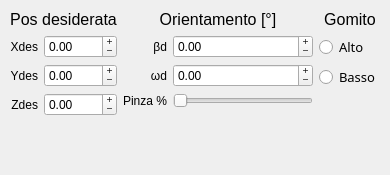
    <widget class="QWidget" name="Inverse">
     <attribute name="title">
      <string>Inv</string>
     </attribute>
     <widget class="QWidget" name="layoutWidget">
      <property name="geometry">
       <rect>
        <x>10</x>
        <y>10</y>
        <width>371</width>
           <height>156</height>
       </rect>
      </property>
      <layout class="QHBoxLayout" name="horizontalLayout">
       <item>
        <layout class="QVBoxLayout" name="Pdes">
         <property name="spacing">
          <number>6</number>
         </property>
         <item>
          <widget class="QLabel" name="valMinScr_5">
           <property name="font">
            <font>
             <pointsize>12</pointsize>
             <strikeout>false</strikeout>
             <kerning>true</kerning>
            </font>
           </property>
           <property name="text">
            <string>Pos desiderata</string>
           </property>
           <property name="alignment">
            <set>Qt::AlignCenter</set>
           </property>
          </widget>
         </item>
         <item>
          <layout class="QFormLayout" name="formLayout_6">
           <property name="fieldGrowthPolicy">
            <enum>QFormLayout::AllNonFixedFieldsGrow</enum>
           </property>
           <property name="labelAlignment">
            <set>Qt::AlignRight|Qt::AlignTrailing|Qt::AlignVCenter</set>
           </property>
           <property name="formAlignment">
            <set>Qt::AlignLeading|Qt::AlignLeft|Qt::AlignTop</set>
           </property>
           <item row="0" column="0">
            <widget class="QLabel" name="en1Label_5">
             <property name="sizePolicy">
              <sizepolicy hsizetype="Preferred" vsizetype="Preferred">
               <horstretch>0</horstretch>
               <verstretch>0</verstretch>
              </sizepolicy>
             </property>
             <property name="layoutDirection">
              <enum>Qt::LeftToRight</enum>
             </property>
             <property name="text">
              <string>Xdes</string>
             </property>
             <property name="alignment">
              <set>Qt::AlignRight|Qt::AlignTrailing|Qt::AlignVCenter</set>
             </property>
             <property name="buddy">
              <cstring>en1Home</cstring>
             </property>
            </widget>
           </item>
           <item row="0" column="1">
            <widget class="QDoubleSpinBox" name="xDes">
             <property name="buttonSymbols">
              <enum>QAbstractSpinBox::PlusMinus</enum>
             </property>
             <property name="showGroupSeparator" stdset="0">
              <bool>false</bool>
             </property>
             <property name="minimum">
              <double>-999.000000000000000</double>
             </property>
             <property name="maximum">
              <double>999.000000000000000</double>
             </property>
            </widget>
           </item>
           <item row="1" column="0">
            <widget class="QLabel" name="en2Label_5">
             <property name="sizePolicy">
              <sizepolicy hsizetype="Preferred" vsizetype="Preferred">
               <horstretch>0</horstretch>
               <verstretch>0</verstretch>
              </sizepolicy>
             </property>
             <property name="layoutDirection">
              <enum>Qt::LeftToRight</enum>
             </property>
             <property name="text">
              <string>Ydes</string>
             </property>
             <property name="alignment">
              <set>Qt::AlignRight|Qt::AlignTrailing|Qt::AlignVCenter</set>
             </property>
             <property name="buddy">
              <cstring>en2Home</cstring>
             </property>
            </widget>
           </item>
           <item row="1" column="1">
            <widget class="QDoubleSpinBox" name="yDes">
             <property name="buttonSymbols">
              <enum>QAbstractSpinBox::PlusMinus</enum>
             </property>
             <property name="showGroupSeparator" stdset="0">
              <bool>false</bool>
             </property>
             <property name="minimum">
              <double>-999.000000000000000</double>
             </property>
             <property name="maximum">
              <double>999.000000000000000</double>
             </property>
            </widget>
           </item>
           <item row="2" column="0">
            <widget class="QLabel" name="en3Label_5">
             <property name="enabled">
              <bool>true</bool>
             </property>
             <property name="sizePolicy">
              <sizepolicy hsizetype="Preferred" vsizetype="Preferred">
               <horstretch>0</horstretch>
               <verstretch>0</verstretch>
              </sizepolicy>
             </property>
             <property name="layoutDirection">
              <enum>Qt::LeftToRight</enum>
             </property>
             <property name="text">
              <string>Zdes</string>
             </property>
             <property name="alignment">
              <set>Qt::AlignRight|Qt::AlignTrailing|Qt::AlignVCenter</set>
             </property>
             <property name="buddy">
              <cstring>en3Home</cstring>
             </property>
            </widget>
           </item>
           <item row="2" column="1">
            <widget class="QDoubleSpinBox" name="zDes">
             <property name="buttonSymbols">
              <enum>QAbstractSpinBox::PlusMinus</enum>
             </property>
             <property name="showGroupSeparator" stdset="0">
              <bool>false</bool>
             </property>
             <property name="minimum">
              <double>-999.000000000000000</double>
             </property>
             <property name="maximum">
              <double>999.000000000000000</double>
             </property>
            </widget>
           </item>
           <item row="3" column="1">
            <spacer name="verticalSpacer_4">
             <property name="orientation">
              <enum>Qt::Vertical</enum>
             </property>
             <property name="sizeHint" stdset="0">
              <size>
               <width>20</width>
               <height>40</height>
              </size>
             </property>
            </spacer>
           </item>
          </layout>
         </item>
        </layout>
       </item>
       <item>
        <layout class="QVBoxLayout" name="Rdes">
         <property name="spacing">
          <number>6</number>
         </property>
         <item>
          <widget class="QLabel" name="valMinScr_6">
           <property name="font">
            <font>
             <pointsize>12</pointsize>
             <strikeout>false</strikeout>
             <kerning>true</kerning>
            </font>
           </property>
           <property name="text">
               <string>Orientamento [°]</string>
           </property>
           <property name="alignment">
            <set>Qt::AlignCenter</set>
           </property>
          </widget>
         </item>
         <item>
          <layout class="QFormLayout" name="formLayout_7">
           <property name="fieldGrowthPolicy">
            <enum>QFormLayout::AllNonFixedFieldsGrow</enum>
           </property>
           <property name="labelAlignment">
            <set>Qt::AlignRight|Qt::AlignTrailing|Qt::AlignVCenter</set>
           </property>
           <property name="formAlignment">
            <set>Qt::AlignLeading|Qt::AlignLeft|Qt::AlignTop</set>
           </property>
           <item row="0" column="0">
            <widget class="QLabel" name="en1Label_6">
             <property name="sizePolicy">
              <sizepolicy hsizetype="Preferred" vsizetype="Preferred">
               <horstretch>0</horstretch>
               <verstretch>0</verstretch>
              </sizepolicy>
             </property>
             <property name="layoutDirection">
              <enum>Qt::LeftToRight</enum>
             </property>
             <property name="text">
                 <string>βd</string>
             </property>
                <property name="alignment">
                    <set>Qt::AlignRight|Qt::AlignTrailing|Qt::AlignVCenter</set>
                </property>
                <property name="buddy">
                    <cstring>en1Home</cstring>
                </property>
            </widget>
           </item>
              <item row="0" column="1">
                  <widget class="QDoubleSpinBox" name="betaDes">
                      <property name="buttonSymbols">
                          <enum>QAbstractSpinBox::PlusMinus</enum>
                      </property>
                      <property name="showGroupSeparator" stdset="0">
                          <bool>false</bool>
                      </property>
                      <property name="minimum">
                          <double>-999.000000000000000</double>
                      </property>
                      <property name="maximum">
                          <double>999.000000000000000</double>
                      </property>
                  </widget>
              </item>
              <item row="1" column="0">
                  <widget class="QLabel" name="en2Label_6">
                      <property name="sizePolicy">
                          <sizepolicy hsizetype="Preferred" vsizetype="Preferred">
                              <horstretch>0</horstretch>
                              <verstretch>0</verstretch>
                          </sizepolicy>
                      </property>
                      <property name="layoutDirection">
                          <enum>Qt::LeftToRight</enum>
             </property>
             <property name="text">
                 <string>ωd</string>
             </property>
                      <property name="alignment">
                          <set>Qt::AlignRight|Qt::AlignTrailing|Qt::AlignVCenter</set>
                      </property>
                      <property name="buddy">
                          <cstring>en2Home</cstring>
                      </property>
                  </widget>
              </item>
              <item row="1" column="1">
                  <widget class="QDoubleSpinBox" name="omegaDes">
                      <property name="buttonSymbols">
                          <enum>QAbstractSpinBox::PlusMinus</enum>
                      </property>
                      <property name="showGroupSeparator" stdset="0">
                          <bool>false</bool>
                      </property>
                      <property name="minimum">
                          <double>-999.000000000000000</double>
                      </property>
                      <property name="maximum">
                          <double>999.000000000000000</double>
                      </property>
                  </widget>
              </item>
              <item row="3" column="1">
                  <spacer name="verticalSpacer_5">
                      <property name="orientation">
                          <enum>Qt::Vertical</enum>
                      </property>
                      <property name="sizeHint" stdset="0">
                          <size>
                              <width>20</width>
                              <height>40</height>
                          </size>
             </property>
            </spacer>
           </item>
           <item row="2" column="1">
            <widget class="QSlider" name="pinzaInv">
             <property name="maximum">
              <number>100</number>
             </property>
             <property name="orientation">
              <enum>Qt::Horizontal</enum>
             </property>
            </widget>
           </item>
           <item row="2" column="0">
            <widget class="QLabel" name="en6Label_5">
             <property name="sizePolicy">
              <sizepolicy hsizetype="Preferred" vsizetype="Preferred">
               <horstretch>0</horstretch>
               <verstretch>0</verstretch>
              </sizepolicy>
             </property>
             <property name="layoutDirection">
              <enum>Qt::LeftToRight</enum>
             </property>
             <property name="text">
              <string>Pinza %</string>
             </property>
             <property name="alignment">
              <set>Qt::AlignRight|Qt::AlignTrailing|Qt::AlignVCenter</set>
             </property>
             <property name="buddy">
              <cstring>en6Home</cstring>
             </property>
            </widget>
           </item>
          </layout>
         </item>
        </layout>
       </item>
       <item>
        <layout class="QVBoxLayout" name="verticalLayout_3">
         <property name="spacing">
          <number>6</number>
         </property>
            <item>
                <widget class="QLabel" name="label_3">
                    <property name="font">
                        <font>
                            <pointsize>12</pointsize>
                        </font>
                    </property>
                    <property name="text">
                        <string>Gomito</string>
                    </property>
                    <property name="alignment">
                        <set>Qt::AlignCenter</set>
                    </property>
                </widget>
            </item>
            <item>
                <widget class="QRadioButton" name="gH">
                    <property name="font">
                        <font>
                            <family>.SF NS Text</family>
                            <pointsize>10</pointsize>
                            <weight>50</weight>
                            <italic>false</italic>
                            <bold>false</bold>
                        </font>
                    </property>
                    <property name="toolTipDuration">
                        <number>-1</number>
                    </property>
                    <property name="styleSheet">
                        <string notr="true"/>
                    </property>
                    <property name="text">
                        <string>Alto</string>
                    </property>
                </widget>
            </item>
            <item>
                <widget class="QRadioButton" name="gL">
                    <property name="sizePolicy">
                        <sizepolicy hsizetype="Fixed" vsizetype="Fixed">
                            <horstretch>0</horstretch>
                            <verstretch>0</verstretch>
                        </sizepolicy>
                    </property>
                    <property name="font">
                        <font>
                            <family>.SF NS Text</family>
                            <pointsize>10</pointsize>
                            <weight>50</weight>
                            <italic>false</italic>
                            <bold>false</bold>
                        </font>
                    </property>
                    <property name="styleSheet">
                        <string notr="true"/>
                    </property>
                    <property name="text">
                        <string>Basso</string>
                    </property>
                </widget>
            </item>
            <item>
                <spacer name="verticalSpacer_6">
                    <property name="orientation">
                        <enum>Qt::Vertical</enum>
                    </property>
           <property name="sizeHint" stdset="0">
            <size>
             <width>20</width>
             <height>40</height>
            </size>
           </property>
          </spacer>
         </item>
        </layout>
       </item>
      </layout>
     </widget>
    </widget>
